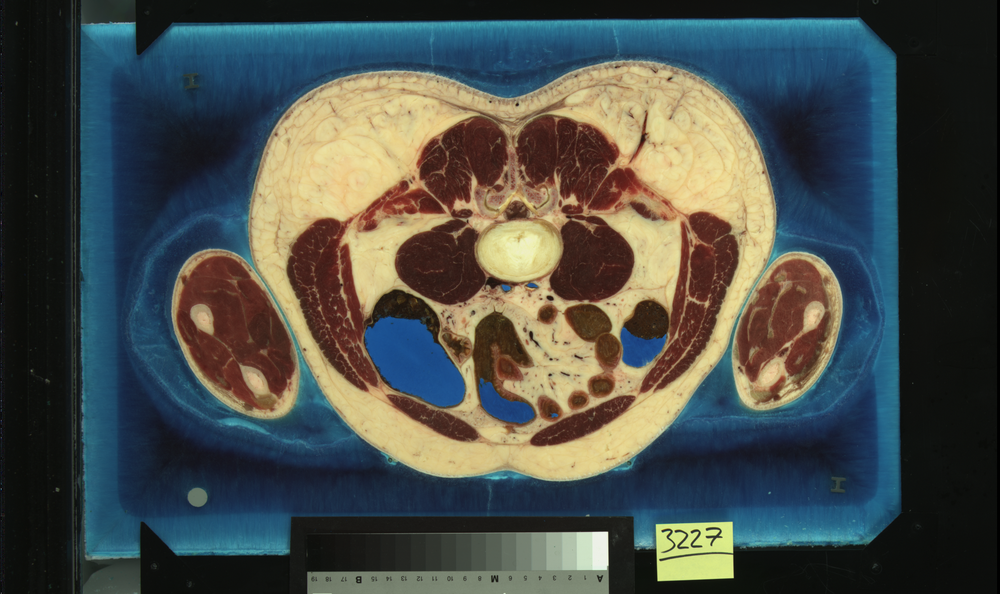
#> input picture gray_level_slicing.png, 1000 x 594 px, shrunk from 2048 x 1216 before the run
$ python gray_level_slicing.py
#> lines starting #> are read from the running program, lines starting #| are printed output that depends on the picture; after the words box and inside, x2 and y2 are one past the last pixel; in counts of white or black regions, pixels touching at a corner belong together
# gray_level_slicing.py
from PIL import Image
import numpy as np

input_path = "gray_level_slicing.png"
img = Image.open(input_path).convert("L")
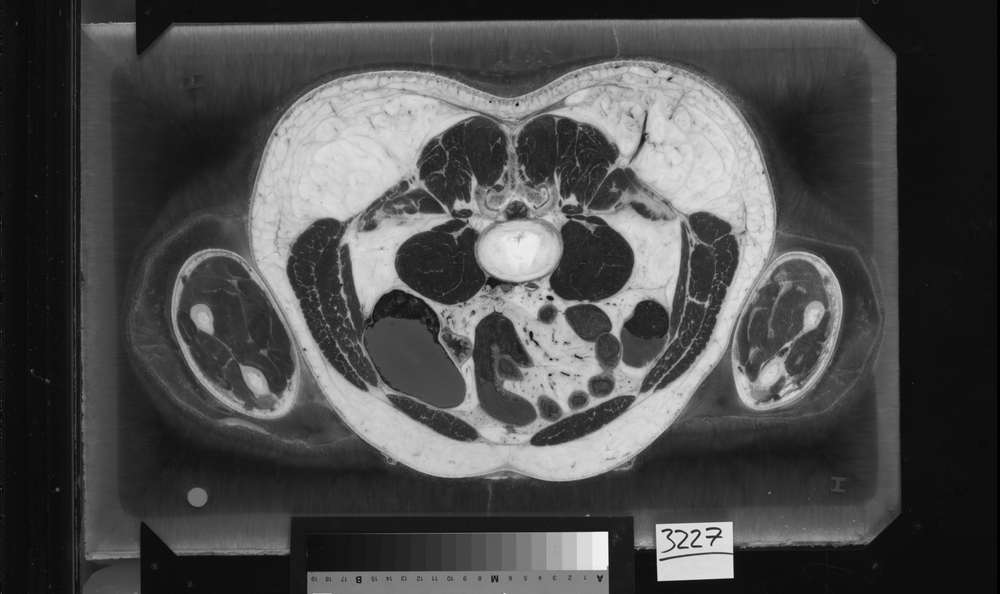
#> img: PIL image 1000x594 L; min 0, max 250, mean 75.9
pixels = np.array(img, dtype=np.float32)

low, high = 100, 150          # range to highlight
keep_background = False       # True = preserve original outside range

if keep_background:
    sliced = np.where((pixels >= low) & (pixels <= high), 255, pixels)
else:
    sliced = np.where((pixels >= low) & (pixels <= high), 255, 0)
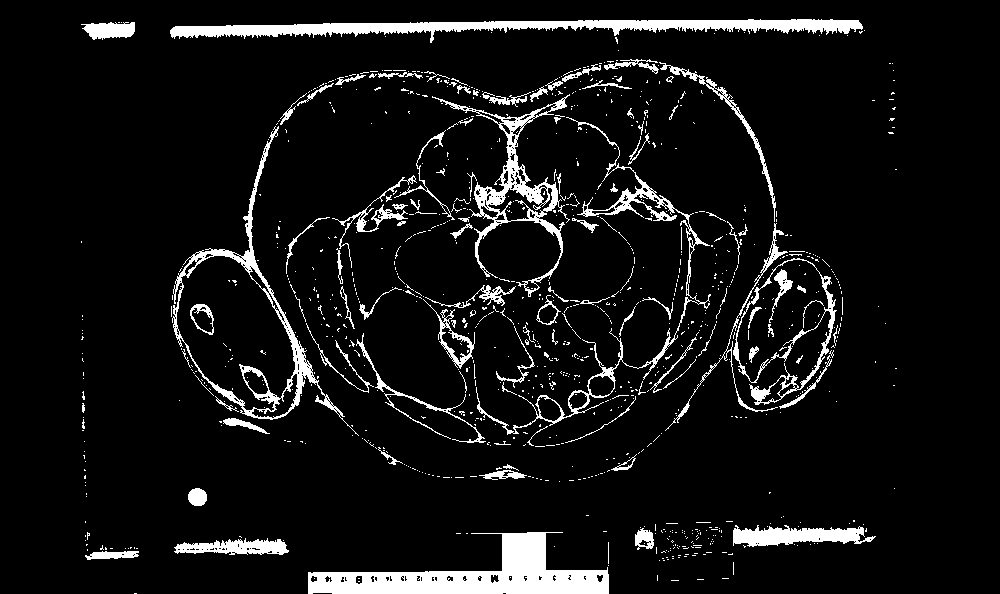
#> sliced: shape (594, 1000) int64; 7.6% white; 970 white regions (864 under 20 px), largest, box (x1, y1, x2, y2) and area: (308, 532, 609, 594) 8212, (170, 19, 863, 43) 6785, (172, 126, 359, 436) 3835

result = Image.fromarray(np.uint8(sliced))
result.save("gray_slicing_output.jpg")
